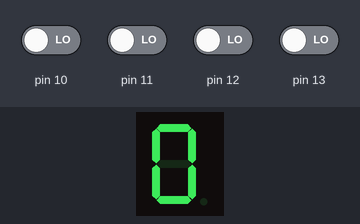
Bench run of a sketch on a simulated Arduino Uno, built with avr-gcc and run on an emulated ATmega328P. On the bench: 1-digit seven-segment display. Wiring (inferred from the names in the program): 1-digit 7-segment display, segments lit when HIGH: segments pin 2, pin 3, pin 4, pin 5, pin 6, pin 7, pin 8. The inputs (shaded band) are chosen by the test bench; at power-on: pin 10–13 LOW. The segment pins are drawn as the display they are named for.

Above: at 1.2 s.
1.3 s: pin 10 driven HIGH
At 1.6 s:
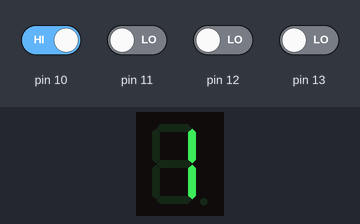
2.8 s: pin 11 driven HIGH
At 4.0 s:
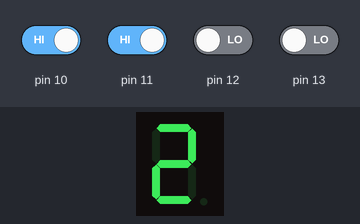
4.3 s: pin 12 driven HIGH
At 5.1 s:
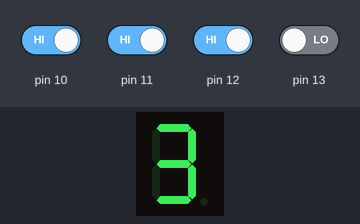
5.8 s: pin 13 driven HIGH
At 6.3 s:
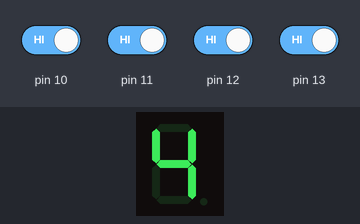
Timing chart, 0 to 8.3 s (numbered marks = the images above; inputs shaded):
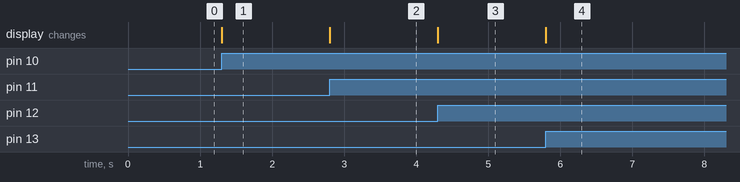

Measured:
- after the input at 1.3 s, the display: changes at once (image 1)
- after the input at 2.8 s, the display: changes at once (image 2)
- after the input at 4.3 s, the display: changes at once (image 3)
- after the input at 5.8 s, the display: changes at once (image 4)

The sketch:

tema6.ino
```cpp
#define SEG_A 2
#define SEG_B 3
#define SEG_C 4
#define SEG_D 5
#define SEG_E 6
#define SEG_F 7
#define SEG_G 8
#define SEG_DP 9

void setup() {
  int i;
  for (i=10; i<=13; i++){
    pinMode(i, INPUT);
  }
  for (i=2; i<=8; i++){
    pinMode(i, OUTPUT);
  }
}

void loop() {
  int botones_pulsados;
  botones_pulsados=cuenta_botones();
  imprime_7_segmentos(botones_pulsados);
}

int cuenta_botones(){
  int contador = 0;
  int i;

  for (i=10; i<=13; i++){
    if (digitalRead(i)==HIGH) contador++;
  }
  return contador;
}

void imprime_7_segmentos(int num) {
  switch (num) {
  case 0:
    digitalWrite(SEG_A, HIGH);
    digitalWrite(SEG_B, HIGH);
    digitalWrite(SEG_C, HIGH);
    digitalWrite(SEG_D, HIGH);
    digitalWrite(SEG_E, HIGH);
    digitalWrite(SEG_F, HIGH);
    digitalWrite(SEG_G, LOW);
    break;
  case 1:
    digitalWrite(SEG_A, LOW);
    digitalWrite(SEG_B, HIGH);
    digitalWrite(SEG_C, HIGH);
    digitalWrite(SEG_D, LOW);
    digitalWrite(SEG_E, LOW);
    digitalWrite(SEG_F, LOW);
    digitalWrite(SEG_G, LOW);
    break;
  case 2:
    digitalWrite(SEG_A, HIGH);
    digitalWrite(SEG_B, HIGH);
    digitalWrite(SEG_C, LOW);
    digitalWrite(SEG_D, HIGH);
    digitalWrite(SEG_E, HIGH);
    digitalWrite(SEG_F, LOW);
    digitalWrite(SEG_G, HIGH);
    break;
  case 3:
    digitalWrite(SEG_A, HIGH);
    digitalWrite(SEG_B, HIGH);
    digitalWrite(SEG_C, HIGH);
    digitalWrite(SEG_D, HIGH);
    digitalWrite(SEG_E, LOW);
    digitalWrite(SEG_F, LOW);
    digitalWrite(SEG_G, HIGH);
    break;
  case 4:
    digitalWrite(SEG_A, LOW);
    digitalWrite(SEG_B, HIGH);
    digitalWrite(SEG_C, HIGH);
    digitalWrite(SEG_D, LOW);
    digitalWrite(SEG_E, LOW);
    digitalWrite(SEG_F, HIGH);
    digitalWrite(SEG_G, HIGH);
    break;
  case 5:
    digitalWrite(SEG_A, HIGH);
    digitalWrite(SEG_B, LOW);
    digitalWrite(SEG_C, HIGH);
    digitalWrite(SEG_D, HIGH);
    digitalWrite(SEG_E, LOW);
    digitalWrite(SEG_F, HIGH);
    digitalWrite(SEG_G, HIGH);
    break;
  case 6:
    digitalWrite(SEG_A, HIGH);
    digitalWrite(SEG_B, LOW);
    digitalWrite(SEG_C, HIGH);
    digitalWrite(SEG_D, HIGH);
    digitalWrite(SEG_E, HIGH);
    digitalWrite(SEG_F, HIGH);
    digitalWrite(SEG_G, HIGH);
    break;
  case 7:
    digitalWrite(SEG_A, HIGH);
    digitalWrite(SEG_B, HIGH);
    digitalWrite(SEG_C, HIGH);
    digitalWrite(SEG_D, LOW);
    digitalWrite(SEG_E, LOW);
    digitalWrite(SEG_F, LOW);
    digitalWrite(SEG_G, LOW);
    break;
  case 8:
    digitalWrite(SEG_A, HIGH);
    digitalWrite(SEG_B, HIGH);
    digitalWrite(SEG_C, HIGH);
    digitalWrite(SEG_D, HIGH);
    digitalWrite(SEG_E, HIGH);
    digitalWrite(SEG_F, HIGH);
    digitalWrite(SEG_G, HIGH);
    break;
  case 9:
    digitalWrite(SEG_A, HIGH);
    digitalWrite(SEG_B, HIGH);
    digitalWrite(SEG_C, HIGH);
    digitalWrite(SEG_D, LOW);
    digitalWrite(SEG_E, LOW);
    digitalWrite(SEG_F, HIGH);
    digitalWrite(SEG_G, HIGH);
    break;
  default:
    digitalWrite(SEG_A, LOW);
    digitalWrite(SEG_B, LOW);
    digitalWrite(SEG_C, LOW);
    digitalWrite(SEG_D, LOW);
    digitalWrite(SEG_E, LOW);
    digitalWrite(SEG_F, LOW);
    digitalWrite(SEG_G, LOW);
    break;
  }
}
```
